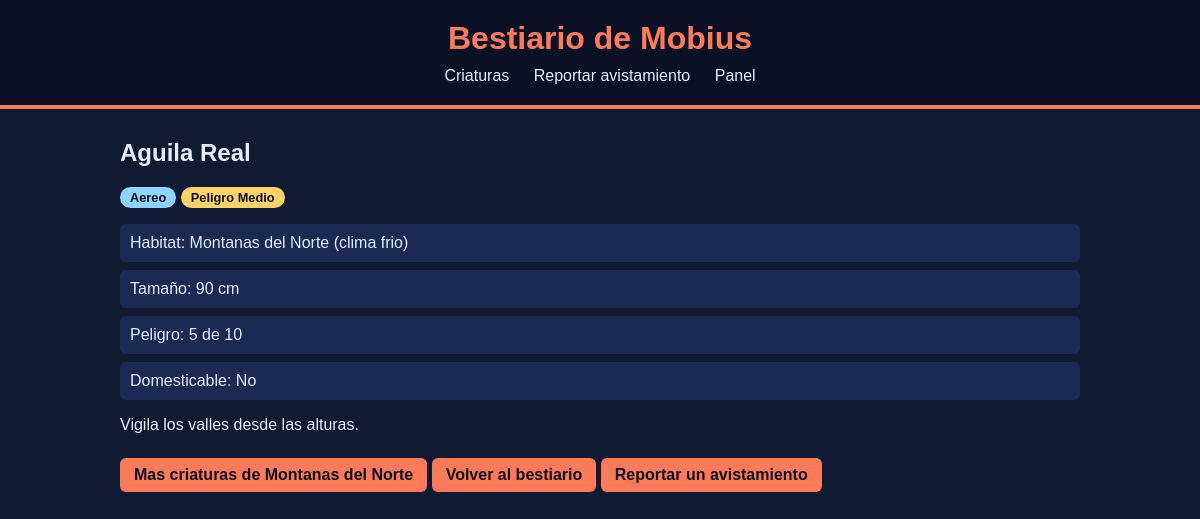
Screenshot of /criatura/4/ with the database file from the repository.
### bestiario/models.py (models this page shows, shortened)
class Criatura(models.Model):
    TIPOS = [
        ('terrestre','Terrestre'),
        ('aereo', 'Aereo'),
        ('acuatico','Acuatico'),
    ]
    habitat = models.ForeignKey(
        Habitat,
        on_delete=models.PROTECT,
        related_name='criaturas',
    )
    nombre = models.CharField(max_length=100)
    tipo = models.CharField(max_length=10,choices=TIPOS)
    peligro = models.PositiveSmallIntegerField(default=1)
    tamano_cm = models.PositiveIntegerField()
    domesticable = models.BooleanField(default=False)
    visible = models.BooleanField(default=True)
    descripcion = models.TextField(blank=True)
    class Meta:
        ordering = ['nombre']
    @property
    def nivel_peligro(self):
        if self.peligro >=8:
            return "Alto"
        if self.peligro >=4:
            return "Medio"
        return "Bajo"

class Habitat(models.Model):
    nombre = models.CharField(max_length=80, unique=True)
    clima = models.CharField(max_length=60)
    descripcion = models.TextField(blank=True)
    class Meta:
        ordering = ['nombre']

### bestiario/views.py (the view)
# urls.py: path('criatura/<int:id>/', views.detalle, name='detalle'),
def detalle(request, id):
    criatura = get_object_or_404(
        Criatura.objects.select_related('habitat'),
        id=id,
        visible=True,
    )
    return render(request, 'bestiario/detalle.html', {'criatura': criatura})

### bestiario/templates/bestiario/detalle.html (shortened to what this page needs)
{% extends 'base.html' %}
{% block contenido %}
    <h2>{{ criatura.nombre }}</h2>
    <span class="tipo">{{ criatura.get_tipo_display }}</span>
    <span class="nivel nivel-{{ criatura.nivel_peligro|lower }}">Peligro {{ criatura.nivel_peligro }}</span>
    <ul class="datos">
        <li>Habitat: {{ criatura.habitat.nombre }} (clima {{ criatura.habitat.clima|lower }})</li>
        <li>Tamaño: {{ criatura.tamano_cm }} cm</li>
        <li>Peligro: {{ criatura.peligro }} de 10</li>
        <li>Domesticable: {{ criatura.domesticable|yesno:"Si,No" }}</li>
    </ul>
    {{ criatura.descripcion|default:"Sin descripcion."|linebreaks }}
    <a href="{% url 'bestiario:inicio' %}?habitat={{ criatura.habitat.id }}" class="boton">Mas criaturas de {{ criatura.habitat.nombre }}</a>
    <a href="{% url 'bestiario:inicio' %}" class="boton">Volver al bestiario</a>
    <a href="{% url 'bestiario:reportar' %}?criatura={{ criatura.id }}" class="boton">Reportar un avistamiento</a>
{% endblock %}

### static/css/bestiario.css (style rules this page uses)
body { background-color: #101a33; color: #e8ecff; font-family: 'Trebuchet MS', sans-serif; margin: 0; }
.tarjeta a, .boton { display: inline-block; margin-top: 8px; background-color: #ff7a59; color: #0a1124; padding: 8px 14px; border-radius: 6px; text-decoration: none; font-weight: bold; }
.tipo, .nivel { display: inline-block; padding: 3px 10px; border-radius: 12px; font-size: 0.8rem; font-weight: bold; color: #0a1124; }
.tipo { background-color: #8fd3ff; }
.nivel-medio { background-color: #ffd166; }
.datos { list-style: none; padding: 0; }
.datos li { background-color: #1b2a52; margin: 8px 0; padding: 10px; border-radius: 6px; }

### rows the page displays
Criatura: nombre "Aguila Real", tipo "Aereo", nivel_peligro "Medio", habitat.nombre "Montanas del Norte", habitat.clima "frio", tamano_cm "90", peligro "5", domesticable "No", descripcion "Vigila los valles desde las alturas."
